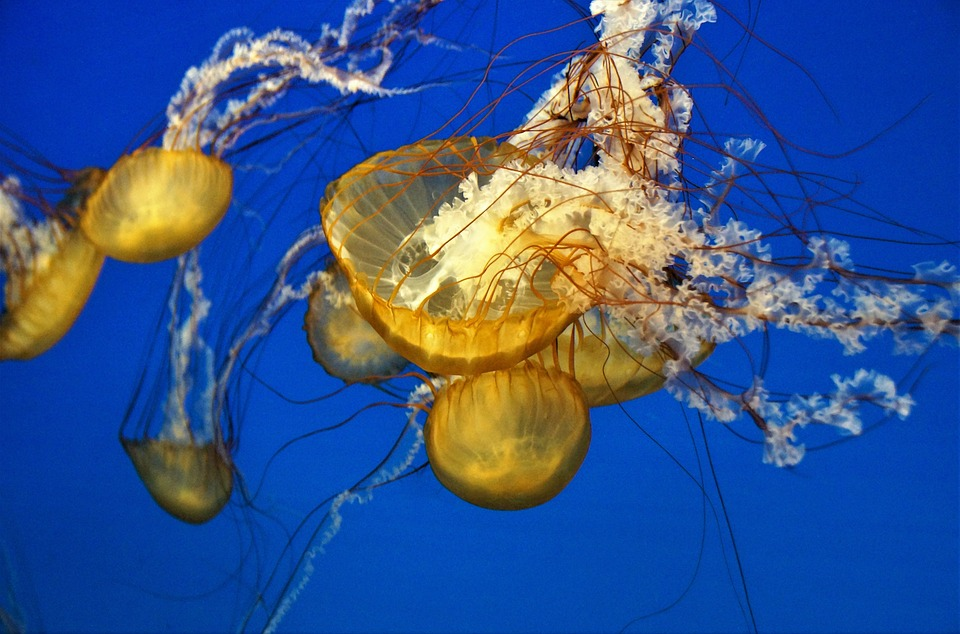
#> input picture workshops/open_cv/code/images/jellyfish.jpg, 960 x 634 px, found by its file name
$ python basic_images.py
#> lines starting #> are read from the running program, lines starting #| are printed output that depends on the picture; after the words box and inside, x2 and y2 are one past the last pixel; in counts of white or black regions, pixels touching at a corner belong together
import cv2
from matplotlib import pyplot as plt

#Test Matplotlib image visualization - create a function
def show_img(img_to_show):
    plt.imshow(cv2.cvtColor(img_to_show, cv2.COLOR_BGR2RGB))
    plt.show()
    plt.clf()

#Read in an image
img = cv2.imread('workshops/open_cv/code/images/jellyfish.jpg')
#> img is the input picture: shape (634, 960, 3); mean B, G, R 141, 84.8, 53.6

#Get the blue intensity of pixel 40,40
print(img[40, 40, 0])
#| 172
#Rows, Columns, Channels
print(img.shape)
#| (634, 960, 3)
#Print datatype
print(img.dtype)
#| uint8

#Write text on an image
text = "A Jellyfish Picture!"
origin = (50, 50)
font = cv2.FONT_HERSHEY_SIMPLEX
fontScale=1
color = (0, 255, 0)
thickness = 2
line_type = cv2.LINE_AA
new_img = img.copy()
new_img = cv2.putText(new_img, text, origin, font, fontScale, color, thickness, line_type)
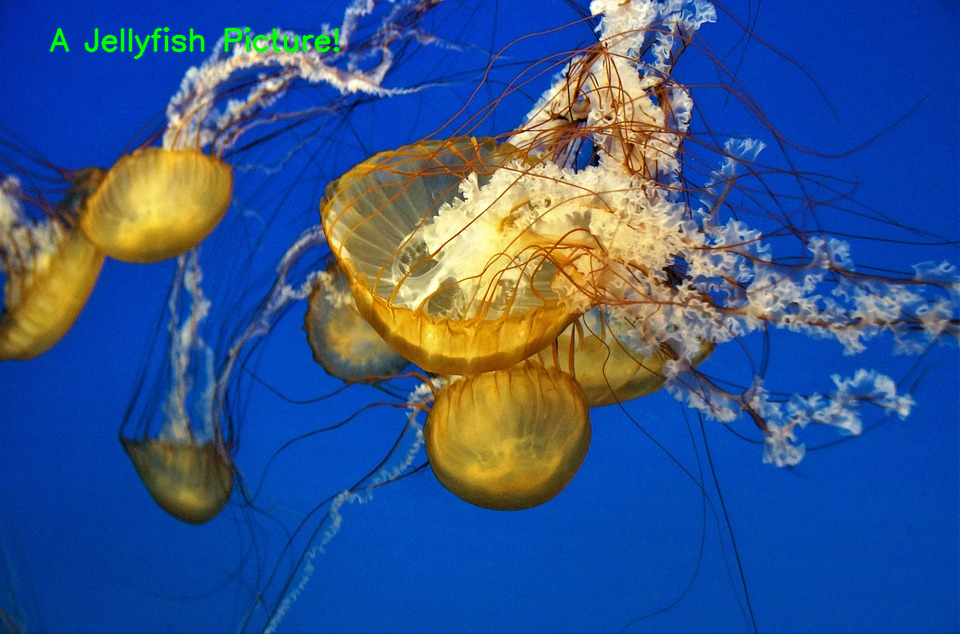
#> new_img: shape (634, 960, 3); 0.53% of pixels changed, all inside (x1, y1, x2, y2) = (49, 27, 340, 60)
show_img(new_img)

#Grayscale
gray_img = img.copy()
gray_img = cv2.cvtColor(gray_img, cv2.COLOR_BGR2GRAY)
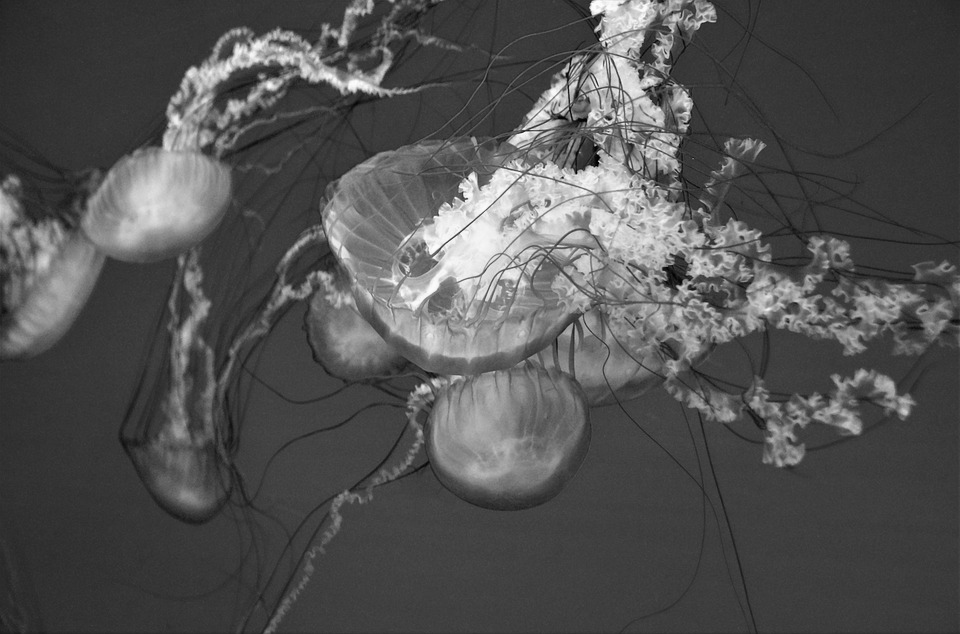
#> gray_img: shape (634, 960); min 0, max 254, mean 81.9
show_img(gray_img)

#ColorMap
mapped_img = gray_img.copy()
mapped_img = cv2.applyColorMap(mapped_img, cv2.COLORMAP_TWILIGHT)
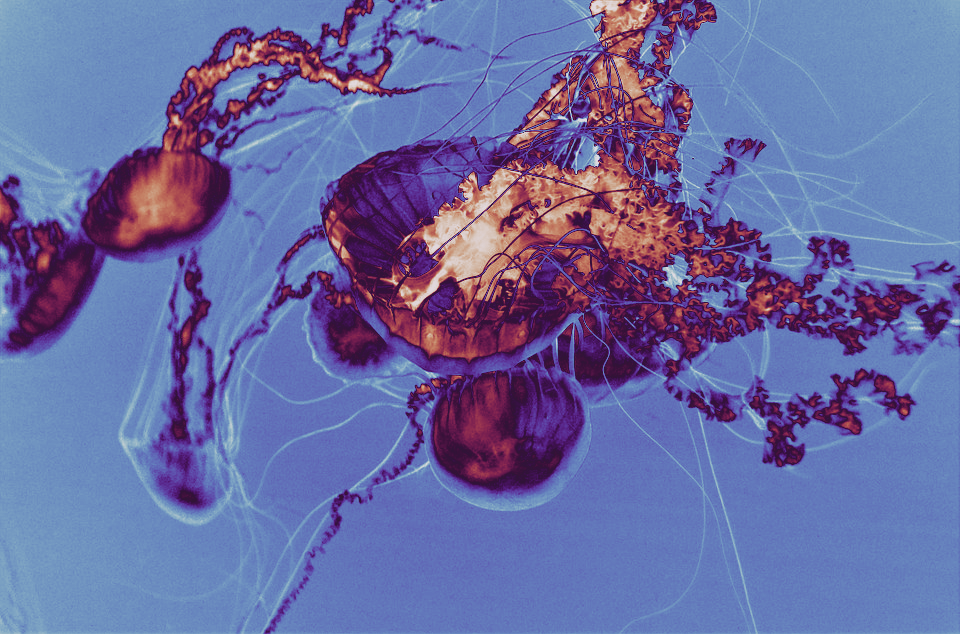
#> mapped_img: shape (634, 960, 3); mean B, G, R 162.1, 106.6, 104.5
show_img(mapped_img)

#Blur
blur_img = gray_img.copy()
blur_img = cv2.GaussianBlur(blur_img, (7,7), 0)
show_img(blur_img)
plt.clf()


#Image Lumosity Histogram
histogram = cv2.calcHist([gray_img], [0], None, [256], [0, 256])
#> histogram = 256 values, max 21646 at index 54, min 0 at index 255, mean 2377.5
plt.figure()
plt.title("Lumosity Histogram")
plt.xlabel("Bins")
plt.ylabel("Number of pixels in each bin")
plt.plot(histogram)
plt.xlim([0, 256])
plt.show()
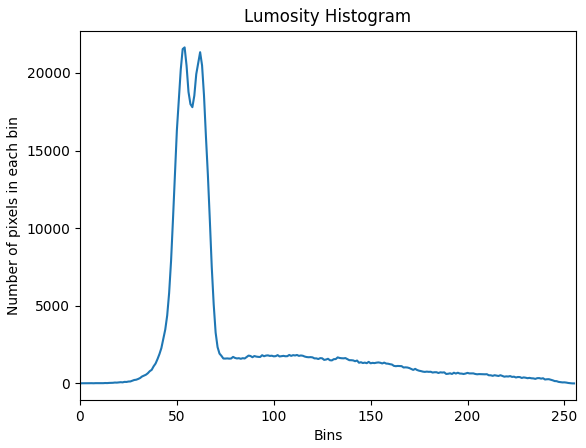
#> figure drawn by matplotlib, 1 panel; curve peaks at x = 54, y = 21646
